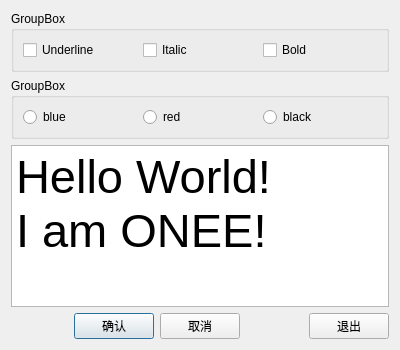
<?xml version="1.0" encoding="UTF-8"?>
<ui version="4.0">
 <class>Dialog</class>
 <widget class="QDialog" name="Dialog">
  <property name="geometry">
   <rect>
    <x>0</x>
    <y>0</y>
    <width>400</width>
    <height>350</height>
   </rect>
  </property>
  <property name="windowTitle">
   <string>Dialog</string>
  </property>
  <layout class="QVBoxLayout" name="verticalLayout">
   <item>
    <widget class="QGroupBox" name="groupBox">
     <property name="title">
      <string>GroupBox</string>
     </property>
     <layout class="QHBoxLayout" name="horizontalLayout">
      <item>
       <widget class="QCheckBox" name="cbox1">
        <property name="text">
         <string>Underline</string>
        </property>
       </widget>
      </item>
      <item>
       <widget class="QCheckBox" name="cbox2">
        <property name="text">
         <string>Italic</string>
        </property>
       </widget>
      </item>
      <item>
       <widget class="QCheckBox" name="cbox3">
        <property name="text">
         <string>Bold</string>
        </property>
       </widget>
      </item>
     </layout>
    </widget>
   </item>
   <item>
    <widget class="QGroupBox" name="groupBox_2">
     <property name="title">
      <string>GroupBox</string>
     </property>
     <layout class="QHBoxLayout" name="horizontalLayout_2">
      <item>
       <widget class="QRadioButton" name="bluebtn">
        <property name="text">
         <string>blue</string>
        </property>
       </widget>
      </item>
      <item>
       <widget class="QRadioButton" name="redbtn">
        <property name="text">
         <string>red</string>
        </property>
       </widget>
      </item>
      <item>
       <widget class="QRadioButton" name="blackbtn">
        <property name="text">
         <string>black</string>
        </property>
       </widget>
      </item>
     </layout>
    </widget>
   </item>
   <item>
    <widget class="QPlainTextEdit" name="TextEdit">
     <property name="font">
      <font>
       <pointsize>35</pointsize>
      </font>
     </property>
     <property name="plainText">
      <string>Hello World!
I am ONEE!</string>
     </property>
    </widget>
   </item>
   <item>
    <layout class="QHBoxLayout" name="horizontalLayout_3">
     <item>
      <spacer name="horizontalSpacer_2">
       <property name="orientation">
        <enum>Qt::Horizontal</enum>
       </property>
       <property name="sizeHint" stdset="0">
        <size>
         <width>40</width>
         <height>20</height>
        </size>
       </property>
      </spacer>
     </item>
     <item>
      <widget class="QPushButton" name="okbtn">
       <property name="text">
        <string>确认</string>
       </property>
      </widget>
     </item>
     <item>
      <widget class="QPushButton" name="cancelbtn">
       <property name="text">
        <string>取消</string>
       </property>
      </widget>
     </item>
     <item>
      <spacer name="horizontalSpacer">
       <property name="orientation">
        <enum>Qt::Horizontal</enum>
       </property>
       <property name="sizeHint" stdset="0">
        <size>
         <width>40</width>
         <height>20</height>
        </size>
       </property>
      </spacer>
     </item>
     <item>
      <widget class="QPushButton" name="quitbtn">
       <property name="text">
        <string>退出</string>
       </property>
      </widget>
     </item>
    </layout>
   </item>
  </layout>
 </widget>
 <resources/>
 <connections>
  <connection>
   <sender>okbtn</sender>
   <signal>clicked()</signal>
   <receiver>Dialog</receiver>
   <slot>accept()</slot>
   <hints>
    <hint type="sourcelabel">
     <x>113</x>
     <y>326</y>
    </hint>
    <hint type="destinationlabel">
     <x>199</x>
     <y>174</y>
    </hint>
   </hints>
  </connection>
  <connection>
   <sender>cancelbtn</sender>
   <signal>clicked()</signal>
   <receiver>Dialog</receiver>
   <slot>reject()</slot>
   <hints>
    <hint type="sourcelabel">
     <x>199</x>
     <y>326</y>
    </hint>
    <hint type="destinationlabel">
     <x>199</x>
     <y>174</y>
    </hint>
   </hints>
  </connection>
  <connection>
   <sender>quitbtn</sender>
   <signal>clicked()</signal>
   <receiver>Dialog</receiver>
   <slot>close()</slot>
   <hints>
    <hint type="sourcelabel">
     <x>349</x>
     <y>326</y>
    </hint>
    <hint type="destinationlabel">
     <x>199</x>
     <y>174</y>
    </hint>
   </hints>
  </connection>
 </connections>
</ui>
